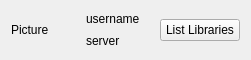
<?xml version="1.0" encoding="UTF-8"?>
<ui version="4.0">
 <class>AccountItem</class>
 <widget class="QWidget" name="AccountItem">
  <property name="geometry">
   <rect>
    <x>0</x>
    <y>0</y>
    <width>251</width>
    <height>60</height>
   </rect>
  </property>
  <property name="sizePolicy">
   <sizepolicy hsizetype="Preferred" vsizetype="Preferred">
    <horstretch>0</horstretch>
    <verstretch>0</verstretch>
   </sizepolicy>
  </property>
  <property name="maximumSize">
   <size>
    <width>16777215</width>
    <height>60</height>
   </size>
  </property>
  <property name="windowTitle">
   <string>Form</string>
  </property>
  <layout class="QHBoxLayout" name="horizontalLayout">
   <item>
    <widget class="QLabel" name="mAccountPicture">
     <property name="text">
      <string>Picture</string>
     </property>
    </widget>
   </item>
   <item>
    <layout class="QVBoxLayout" name="verticalLayout">
     <item>
      <widget class="QLabel" name="mUsername">
       <property name="text">
        <string>username</string>
       </property>
      </widget>
     </item>
     <item>
      <widget class="QLabel" name="mServerAddr">
       <property name="text">
        <string>server</string>
       </property>
      </widget>
     </item>
    </layout>
   </item>
   <item>
    <widget class="QPushButton" name="mListRepoBtn">
     <property name="text">
      <string>List Libraries</string>
     </property>
    </widget>
   </item>
  </layout>
 </widget>
 <resources/>
 <connections/>
</ui>
